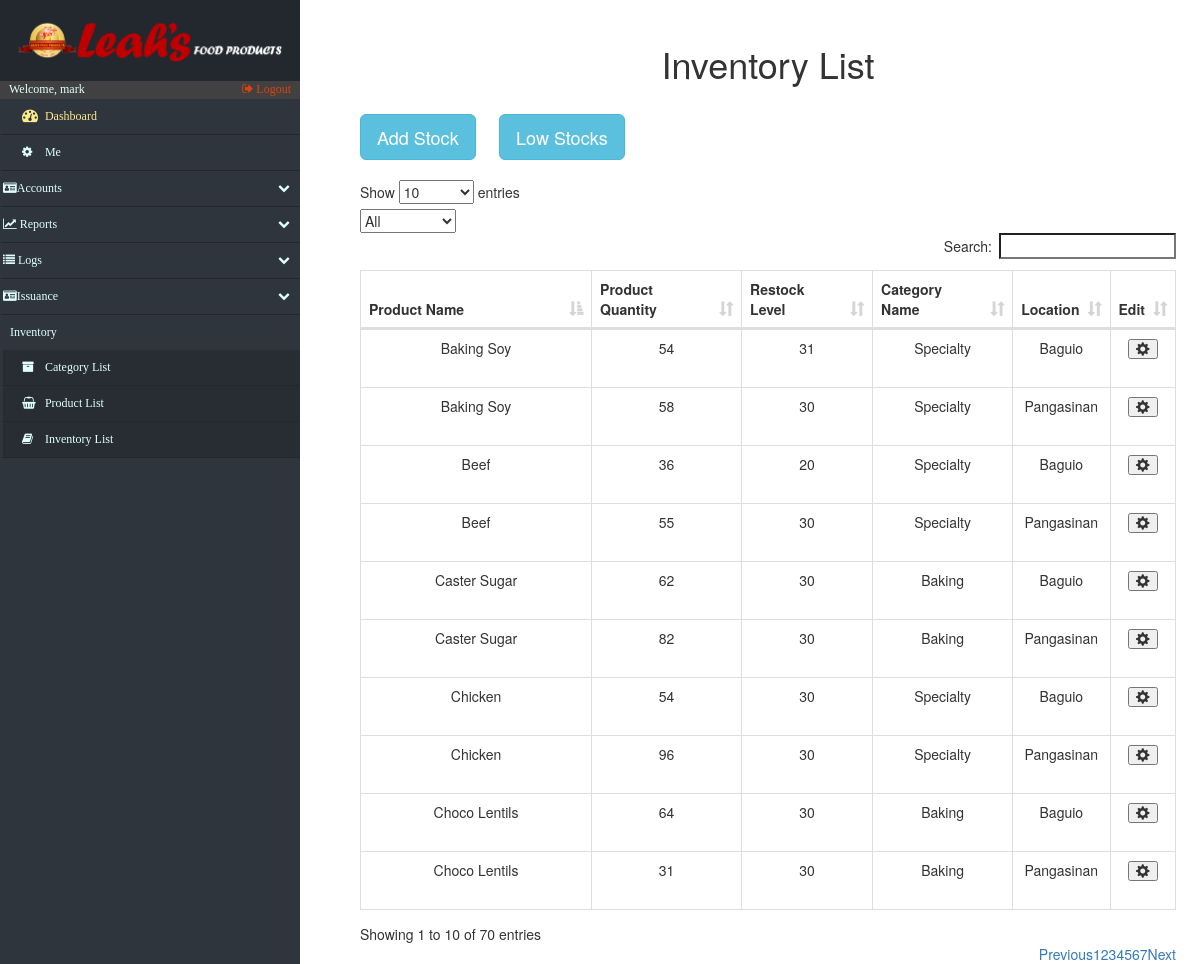
Screenshot of /inventory.php (signed in) with the database file from the repository.
### tables this page shows
CREATE TABLE IF NOT EXISTS `inventory` (
  `iS_inventoryid` int(15) NOT NULL AUTO_INCREMENT,
  `iS_product_id` int(15) NOT NULL,
  `iS_restock_lvl` int(10) NOT NULL,
  `iS_quantity` int(10) NOT NULL DEFAULT '0',
  `iS_location` varchar(45) NOT NULL,
  PRIMARY KEY (`iS_inventoryid`),
  KEY `product_id_idx` (`iS_product_id`)
);

CREATE TABLE IF NOT EXISTS `product_list` (
  `productList_id` int(15) NOT NULL AUTO_INCREMENT,
  `productList_name` varchar(50) DEFAULT NULL,
  `category_id` int(15) NOT NULL,
  `barcode` varchar(255) DEFAULT NULL,
  PRIMARY KEY (`productList_id`),
  KEY `FK_product_list_category_idx` (`category_id`)
);

CREATE TABLE IF NOT EXISTS `category_list` (
  `category_id` int(15) NOT NULL AUTO_INCREMENT,
  `category_name` varchar(100) NOT NULL,
  `category_status` varchar(10) DEFAULT NULL,
  PRIMARY KEY (`category_id`)
);

### inventory.php (the view, shortened to what this page needs)
<!DOCTYPE html>
<html lang="en">
<head>
    <?php include('fragments/config.php') ?>
    <link rel="stylesheet" href="https://maxcdn.bootstrapcdn.com/bootstrap/3.3.7/css/bootstrap.min.css">
    <link href="src/css/datatables.css" rel="stylesheet">
    <link href="//maxcdn.bootstrapcdn.com/font-awesome/4.2.0/css/font-awesome.min.css" rel="stylesheet">
    <link href="src/css/sidebar.css" rel="stylesheet">
    <link href="src/css/custom.css" rel="stylesheet">
</head>
<body>
    <div class="nav-side-menu">
        <div class="brand">
            <div class="brandtext"></div>
        </div>
        <div class="user_info">
            <span>Welcome, <?php
                echo $_SESSION['username'];
                ?>
            </span>
            <a href="fragments/logout.php">
                <i class="fa fa-sign-out" aria-hidden="true"></i> Logout
            </a>
        </div>
        <div class="menu-list">
            <ul id="menu-content" class="menu-content collapse out">
                <li>
                    <a id="dashboard_txt" href="index.php">
                        <i class="fa fa-dashboard fa-lg"></i> Dashboard
                    </a>
                </li>
                 <li><a href="settings.php"><i class="fa fa-cog"></i> Me</a></li>
                <li data-toggle="collapse" data-target="#accounts" class="collapsed">
                    <i class="fa fa-id-card" aria-hidden="true"></i>Accounts <span class="arrow"></span>
                </li>
                <li data-toggle="collapse" data-target="#reports" class="collapsed">
                    <i class="fa fa-line-chart" aria-hidden="true"></i> Reports <span class="arrow"></span>
                </li>
                <li data-toggle="collapse" data-target="#issue" class="collapsed">
                    <i class="fa fa-list" aria-hidden="true"></i> Logs <span class="arrow"></span>
                </li>
                 <li data-toggle="collapse" data-target="#issuance" class="collapsed">
                    <i class="fa fa-id-card" aria-hidden="true"></i>Issuance<span class="arrow"></span>
                </li>
                <div class="sub-menu_nct">
                    <span class="sub-menu">Inventory
                    </span>
                </div>
                <li class="sub-menu_nc">
                    <a class="sub-menu_nc" href="categories.php">
                        <i class="fa fa-archive"> </i> Category List
                    </a>
                </li>
                <li class="sub-menu_nc">
                    <a class="sub-menu_nc" href="products.php">
                        <i class="fa fa-shopping-basket"> </i> Product List
                    </a>
                </li>
                <li class="sub-menu_nc">
                    <a href="inventory.php">
                        <i class="fa fa-book"> </i> Inventory List
                    </a>
                </li>
            </ul>
        </div>
    </div>
       <div id="page-content-wrapper">
        <div class="containers">
            <table class="table table-striped table-bordered">
                <h1 align="center">Inventory List</h1>
            </table>
            <?php
				$retrieve = ("SELECT * FROM inventory INNER JOIN product_list ON inventory.iS_product_id = product_list.productList_id INNER JOIN category_list AS C ON C.category_id = product_list.category_id;");
				$results = mysqli_query($db, $retrieve);
			?>
                <div id="mainContainer">
                   <button type="button" class="btn btn-info btn-lg" data-toggle="modal" data-target="#myModal">Add Stock</button>&nbsp&nbsp&nbsp&nbsp&nbsp
                    <button type="button" class="btn btn-info btn-lg" data-toggle="modal" data-target="#lowStocks">Low Stocks</button>
                    <br>
                    <br>
                    <table id="datatables" class="table table-hover table-bordered dataTable" cellspacing="0" width="100%" role="grid" aria-describedby="myTable_info" style="width: 100%;">
                        <thead>
                            <tr>
                                <th>Product Name</th>
                                <th>Product Quantity</th>
                                <th>Restock Level</th>
                                <th>Category Name</th>
                                <th>Location</th>
                                <th>Edit</th>
                            </tr>
                        </thead>
                        <tbody>
                            <?php
								foreach ($results as $data):
							?>
                                <tr>
									<?php
										$inventory_id = $data["iS_inventoryid"];
                                    ?>
                                    <td data-title="productList name">
                                        <?php echo $data["productList_name"]; ?>
                                    </td>
                                    <td data-title="product quantity">
                                        <?php echo $data["iS_quantity"]; ?>
                                    </td>
                                    <td data-title="Restock Quantity">
                                        <?php echo $data["iS_restock_lvl"]; ?>
                                    </td>
                                    <td data-title="category">
                                        <?php echo $data["category_name"]; ?>
                                    </td><td data-title="location">
                                        <?php echo $data["iS_location"]; ?>
                                    </td><td>
                                        <table class="table table-striped table-bordered">
                                            <button type="button" class="glyphicon glyphicon-cog" data-toggle="modal" aria-hidden="true" data-target="#<?php echo $inventory_id; ?>"></button>
                                        </table>
                                    </td>
                                 </tr>
                            <?php
								endforeach;
							?>
                        </tbody>
                    </table>
        </div>
    </div>
</div>
</body>
</html>

### src/css/datatables.css (style rules this page uses)
table.dataTable { clear: both; width: auto; text-align: center; margin-top: 6px !important; margin-bottom: 6px !important; max-width: none !important; border-collapse: separate !important }
table.dataTable td, table.dataTable th { -webkit-box-sizing: content-box; box-sizing: content-box }
table.dataTable thead>tr>th.sorting_asc, table.dataTable thead>tr>th.sorting_desc, table.dataTable thead>tr>th.sorting, table.dataTable thead>tr>td.sorting_asc, table.dataTable thead>tr>td.sorting_desc, table.dataTable thead>tr>td.sorting { padding-right: 30px }
table.dataTable thead .sorting, table.dataTable thead .sorting_asc, table.dataTable thead .sorting_desc, table.dataTable thead .sorting_asc_disabled, table.dataTable thead .sorting_desc_disabled { cursor: pointer; position: relative }
table.dataTable thead .sorting:after, table.dataTable thead .sorting_asc:after, table.dataTable thead .sorting_desc:after, table.dataTable thead .sorting_asc_disabled:after, table.dataTable thead .sorting_desc_disabled:after { position: absolute; bottom: 8px; right: 8px; display: block; font-family: 'Glyphicons Halflings'; opacity: 0.5 }
table.dataTable thead .sorting:after { opacity: 0.2; content: "\e150" }
table.dataTable thead .sorting_asc:after { content: "\e155" }
table.table-bordered.dataTable th, table.table-bordered.dataTable td { border-left-width: 0 }
table.table-bordered.dataTable th:last-child, table.table-bordered.dataTable th:last-child, table.table-bordered.dataTable td:last-child, table.table-bordered.dataTable td:last-child { border-right-width: 0 }
table.table-bordered.dataTable tbody th, table.table-bordered.dataTable tbody td { border-bottom-width: 0 }

### src/css/sidebar.css (style rules this page uses)
.nav-side-menu { overflow: hidden; font-family: verdana; font-size: 12px; font-weight: 200; background-color: #2e353d; position: fixed; top: 0px; width: 300px; height: 100%; color: #e1ffff; }
.nav-side-menu .brand { background-color: #23282e; line-height: 50px; display: block; text-align: center; font-size: 14px; }
.nav-side-menu ul, .nav-side-menu li { list-style: none; padding: 0px; margin: 0px; line-height: 35px; cursor: pointer; }
.nav-side-menu li { padding-left: 0px; border-left: 3px solid #2e353d; border-bottom: 1px solid #23282e; }
.nav-side-menu li a { text-decoration: none; color: #e1ffff; }
.nav-side-menu li a i { padding-left: 10px; width: 20px; padding-right: 20px; }
@media (min-width: 800px) { .nav-side-menu .menu-list .menu-content { display: block; } }
body { margin: 0px; padding: 0px; }
#dashboard_txt { color: #fcea8b; }
.sub-menu_nc { background-color: #272d33; }
.sub-menu_nct { padding-left: 10px; }
.nav-side-menu .brand .brandtext { padding: 4%; content: url(../img/LeahsTextAlter.PNG); width: 100%; text-align: center; }
.user_info { background-color: #414141; }
.user_info a { float: right; padding-right: 3%; color: #dd430a; }
.user_info span { padding-left: 3% }
.sub-menu_nc a { display: block; }
.menu-content > li a { display: inline-block; width: 100%; }
#menu-content li a { padding-left: 3%; }

### src/css/custom.css (style rules this page uses)
.containers { padding: 0px; margin: 0px; margin-top:2%; float: right; width: 79%; padding-right: 5%; }
@media (max-width: 1600px) { .containers { width: 75%; padding-right: 4%; } }
@media (max-width: 1400px) { .containers { width: 73%; padding-right 3%;: } }
@media (max-width: 1260px) { .containers { width: 70%; padding-right: 2%; } }

### rows the page displays
inventory: iS_product.productList_name "Beef", iS_quantity "36", iS_restock_lvl "20", category_list.category_name "Specialty", iS_location "Baguio"
inventory: iS_product.productList_name "Beef", iS_quantity "55", iS_restock_lvl "30", category_list.category_name "Specialty", iS_location "Pangasinan"
inventory: iS_product.productList_name "Chicken", iS_quantity "54", iS_restock_lvl "30", category_list.category_name "Specialty", iS_location "Baguio"
inventory: iS_product.productList_name "Chicken", iS_quantity "96", iS_restock_lvl "30", category_list.category_name "Specialty", iS_location "Pangasinan"
inventory: iS_product.productList_name "Choco Lentils", iS_quantity "64", iS_restock_lvl "30", category_list.category_name "Baking", iS_location "Baguio"
inventory: iS_product.productList_name "Choco Lentils", iS_quantity "31", iS_restock_lvl "30", category_list.category_name "Baking", iS_location "Pangasinan"
inventory: iS_product.productList_name "Caster Sugar", iS_quantity "62", iS_restock_lvl "30", category_list.category_name "Baking", iS_location "Baguio"
inventory: iS_product.productList_name "Caster Sugar", iS_quantity "82", iS_restock_lvl "30", category_list.category_name "Baking", iS_location "Pangasinan"
inventory: iS_product.productList_name "Baking Soy", iS_quantity "54", iS_restock_lvl "31", category_list.category_name "Specialty", iS_location "Baguio"
inventory: iS_product.productList_name "Baking Soy", iS_quantity "58", iS_restock_lvl "30", category_list.category_name "Specialty", iS_location "Pangasinan"

### other values shown
$_SESSION['username'] "mark"
